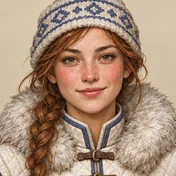
#> input picture game/art/p/DG08_3.webp, 176 x 176 px
$ python -i dojo_pack.py   (imports and definitions only)
#> lines starting #> are read from the running program, lines starting #| are printed output that depends on the picture
### arttools/art_paths.py
"""Repository paths and read-only raw-sheet discovery shared by the art tools."""
import json
import os
import re
from pathlib import Path

REPO = Path(__file__).resolve().parents[1]
WORK = REPO / 'work'
ART = REPO / 'game' / 'art'
SOURCE = REPO / 'game' / 'src'
MANIFEST = REPO / 'art' / 'sliced' / 'manifest.json'


def env_path(name, default):
    return Path(os.environ.get(name, str(default))).expanduser().resolve()


def directory(name, default):
    return str(env_path(name, default)) + os.sep


def javascript(name, filename):
    path = env_path(name, SOURCE / filename)
#> `fs = Image.new('RGBA', (8 * CW, 37 * CH), (0, 0, 0, 0)); notes = []`: fs: PIL image 960x3700 RGBA; every value is 0
    path.parent.mkdir(parents=True, exist_ok=True)
    return str(path)


def sheet_paths(source):
    """Prefer current kit/out, then out, then other folders; legacy/test last.

    A build's BW_INPUT_INDEX freezes that selection for every subprocess.
    Only filenames are inspected: no user scripts or prompt files are executed.
    """
    if os.environ.get('BW_INPUT_INDEX'):
        index = json.loads(Path(os.environ['BW_INPUT_INDEX']).read_text(encoding='utf-8'))
        return {name: Path(path) for name, path in index.items()}
    source = Path(source).expanduser().resolve()
    if not source.is_dir():
        raise FileNotFoundError(f'Raw art directory does not exist: {source}')

    # [6 lines left out: function rank, not called in this run]

    result = {}
    candidates = (p for p in source.rglob('*') if p.is_file()
                  and p.suffix.lower() == '.png' and re.fullmatch(r'[A-Z]+\d{2,}', p.stem))
    for path in sorted(candidates, key=rank):
        parts = {p.lower() for p in path.relative_to(source).parts[:-1]}
        if not parts.intersection({'refs', 'replaced'}):
            result.setdefault(path.stem, path)
    return result

### arttools/dojo_pack.py
# Pass 11: dojo art. Reads raw PNGs (argv[1], read-only), writes game/art and src/artdojo.js.
import sys, os, json
from pathlib import Path
import numpy as np
from PIL import Image
from scipy import ndimage
sys.path.insert(0, str(Path(__file__).resolve().parent))
from art_paths import ART, directory, javascript, sheet_paths
# [1 line that did not run here, left out]
OUT = directory('BW_OUT', ART); JS = javascript('BW_DOJO_JS', 'artdojo.js')
# [1 line not run here, left out]
def load(n): return Image.open(INPUTS[n])
def scaled(im, sc): return im.resize((max(1, round(im.width * sc)), max(1, round(im.height * sc))), Image.LANCZOS)
def save(im, name, q=86): im.save(OUT + name, 'WEBP', quality=q, method=6)
def tidy(im, thr=40):   # keep the solid parts of a cut-out: the largest blob and anything sizable near it
    a = np.array(im); al = a[:, :, 3] > thr; lab, n = ndimage.label(ndimage.binary_dilation(al, iterations=3))
    if n == 0: return im
    sizes = ndimage.sum(al, lab, range(1, n + 1)); keep = np.isin(lab, [i + 1 for i, s in enumerate(sizes) if s >= max(sizes) * .04])
    a[:, :, 3] = np.where(keep, a[:, :, 3], 0); a[:, :, 3] = np.where(a[:, :, 3] < 18, 0, a[:, :, 3]); im = Image.fromarray(a); return im.crop(im.getbbox())
def blobs(im, minfrac=.004, dil=6):   # separate objects on one transparent sheet, row by row
    al = np.array(im)[:, :, 3] > 40; lab, n = ndimage.label(ndimage.binary_dilation(al, iterations=dil)); out = []
    for i, sl in enumerate(ndimage.find_objects(lab)):
        if (lab[sl] == i + 1).sum() < al.size * minfrac: continue
        out.append((sl[0].start, sl[0].stop, sl[1].start, sl[1].stop))
    rows = []
    for b in sorted(out, key=lambda b: (b[0] + b[1]) / 2):
        if rows and abs((b[0] + b[1]) / 2 - rows[-1][0]) < im.height * .12: rows[-1][1].append(b)
        else: rows.append([(b[0] + b[1]) / 2, [b]])
    return [tidy(im.crop((b[2], b[0], b[3], b[1]))) for r in rows for b in sorted(r[1], key=lambda b: b[2])]
def shelf(items, width=1400):
#> called with width = 1480
    x = y = rowh = 0; pos = {}
    for k, im in items:
        if x + im.width > width: x = 0; y += rowh + 2; rowh = 0
        pos[k] = [x, y, im.width, im.height]; x += im.width + 2; rowh = max(rowh, im.height)
    at = Image.new('RGBA', (width, y + rowh), (0, 0, 0, 0))
    for k, im in items: at.alpha_composite(im, tuple(pos[k][:2]))
    return at, pos
data = {}
# ---- portraits: DG01-DG09, quarters -> p/DGnn_q.webp at 176 px, the same as every other face ----
# [5 lines not run here, left out]
# ---- fighters: DS01-DS37, eight frames each (stand, ready, three attack frames, recover, hit, bow), one row each ----
CW, CH, FH = 120, 100, 66
fs = Image.new('RGBA', (8 * CW, 37 * CH), (0, 0, 0, 0)); notes = []
# [18 lines not run here, left out]
# ---- dojos outside: DX01 towns 1-4, DX02 towns 5-8 ----
dx = []
# [4 lines not run here, left out]
# ---- objects, in the order the prompt lists them; height on screen at 3x ----
PN = [('dummy', 84), ('dummy1', 84), ('dummy2', 62), ('rack', 76), ('bench', 34), ('board', 110), ('gong', 86), ('cup', 60), ('brazier', 62), ('barrel', 46), ('mats', 42), ('note', 72)]
# [8 lines not run here, left out]
data['dz'] = 16
# ---- halls inside: one per town, at the game's 3x ground scale for a 14 x 21 tile room ----
# [1 line not run here, left out]
data['halls'] = {'w': 11, 'h': 16}
# ---- story art ----
# [1 line not run here, left out]
data['scenes'] = 3
# [2 lines not run here, left out]

>>> import cv2
>>> picture = cv2.imread('../game/art/p/DG08_3.webp', cv2.IMREAD_GRAYSCALE)
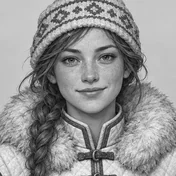
#> picture: shape (176, 176); min 5, max 245, mean 147.4
>>> result = blobs(picture)
#> (the run stopped early here; a loop or call above may not have finished)
